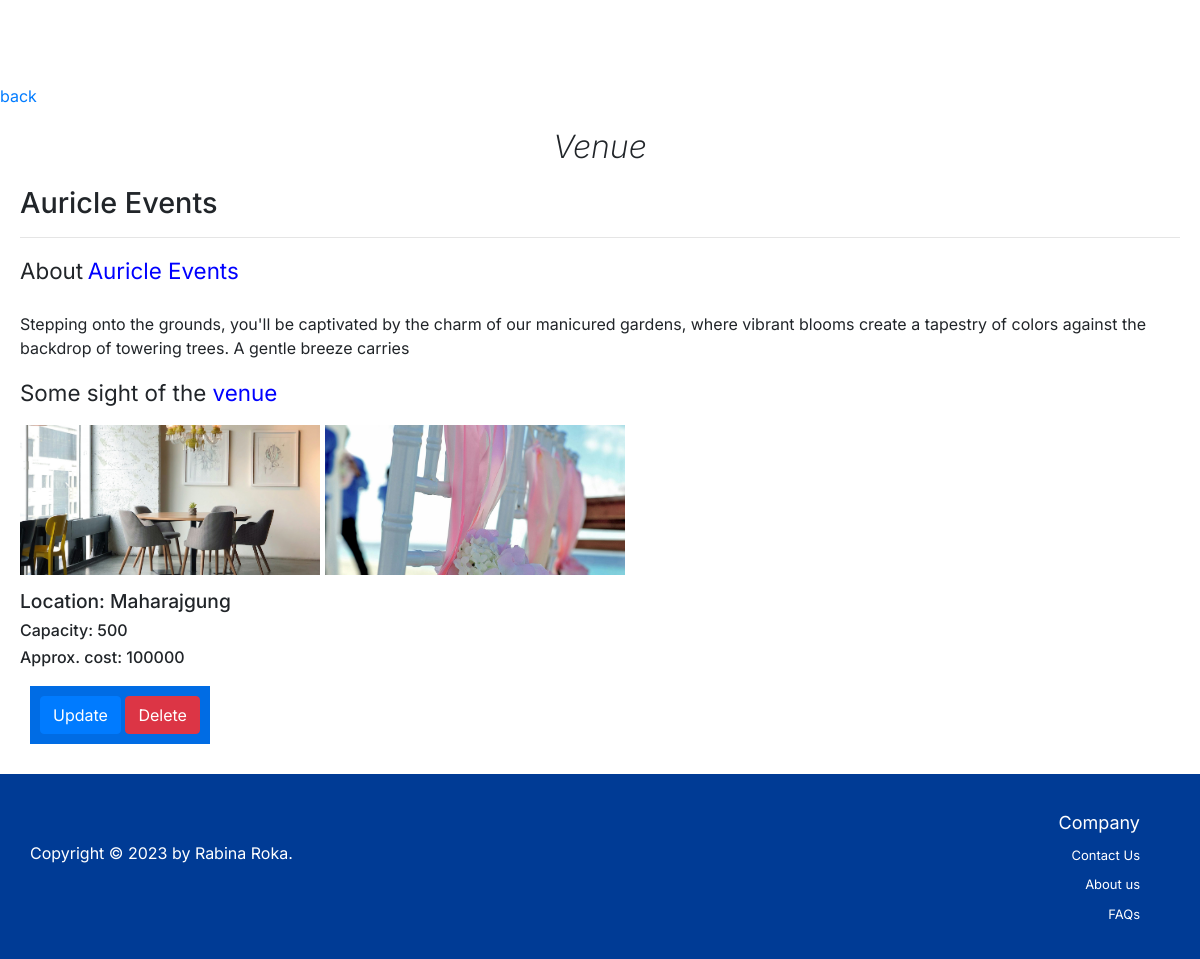
/51/view_venue, run on the app's committed database.
### Venues/models.py (models this page shows)
class Venues(models.Model): #making class
    Name = models.CharField(max_length=100) #making field
    Location = models.CharField(max_length=100) #making field
    Type = models.CharField(max_length=100,null=True,default=None) #making field
    Description = models.CharField(max_length=200) #making field
    Capacity = models.IntegerField(default=0, null=True, blank=True)
    Cost= models.IntegerField(default=0, null=True, blank=True)
    Venue_image = models.ManyToManyField('ImageFile')

class ImageFile(models.Model):
    image = models.ImageField(upload_to='venues/')

### Venues/views.py (the view)
# urls.py: path('<id>/view_venue', views.view_venue, name= "view_venue"),
def view_venue(request, id):
    venue = get_object_or_404(Venues, id=id)
    return render(request, 'venues/view_venue.html', {'venue': venue})

### templates/venues/view_venue.html (shortened to what this page needs)
{% load static %}
<!DOCTYPE html>
<html lang="en">
<head>
    <link rel="stylesheet" href="https://stackpath.bootstrapcdn.com/bootstrap/4.3.1/css/bootstrap.min.css">
</head>
<body>
    <nav>
        <a href="/adminpanel">Home</a>
        <a href="/viewvenue">View Venue</a>
        <a href="/about_us">About Us</a>
        <a href="/settings">Contact</a>
    </nav>
    <div class="main-content">
        <a href="/venue_list">back</a>
        <h1>Venue</h1>
        <div class="venue-details">
            <h2>{{ venue.Name }}</h2>
            <hr>
            <div class="venue-description">
                <p><span style="font-size:1.4rem;"> About</span>  <span style="color: blue; font-size:1.4rem;" >{{venue.Name}} </span><br> <br> {{ venue.Description }}</p>
            </div>
            <div class="venue-images">
                <p><span style="font-size:1.4rem;"> Some sight of the </span>  <span style="color: blue; font-size:1.4rem;" >venue</span></p>
                {% for image in venue.Venue_image.all %}
                    <img src="{{ image.image.url }}" alt="{{ venue.Name }}" width="300" height="150">
                {% endfor %}
            </div>
            <div class="venue-location">
                <h3>Location: {{ venue.Location }}</h3>
            </div>
            <div class="venue-capacity">
                <h4>Capacity: {{ venue.Capacity }}</h4>
            </div>
            <div class="venue-cost">
                <h4>Approx. cost: {{ venue.Cost }}</h4>
            </div>
            <button class="your_account">
                <a href="{% url 'update_venue' venue.id %}" enctype="multipart/form-data" class="btn btn-primary">Update</a>
                <a href="{% url 'delete_venue' venue.id %}" class="btn btn-danger">Delete</a>
            </button>
        </div>
    </div>
    <footer>
        <div class="copy">
            <p>Copyright © 2023
                by Rabina Roka.</p>
        </div>
        <div class="company">
            <p>Company</p>
            <a href="#">Contact Us</a>
            <a href="#">About us</a>
            <a href="#">FAQs</a>
        </div>
    </footer>
</body>
</html>

### templates/venues/view_venue.html (style rules this page uses)
h1 { font-weight: 800; font-size: 2rem; }
h2 { font-size: 1.8rem; }
h3 { font-size: 1.2rem; }
h4 { font-size: 1rem; }
body { font-family: 'Inter', sans-serif; margin: 0; padding: 0; overflow-x: hidden; }
nav { background-color:white; padding: 30px; color: black; text-align: center; }
nav a { text-decoration: none; color: white; margin: 0 15px; font-weight: bold; }
.your_account { background-color: rgba(0, 108, 228, 1); margin: 10px; padding: 10px; color: white; border: none; cursor: pointer; }
.main-content h1 { text-align:center; margin-top:20px; font-style:italic; font-weight:250; }
button a { color:white; }
.venue-details { margin:20px; }
.venue-location { margin-top:15px; }
.main-content img { max-width: 100%; object-fit: cover; margin-top: 0; }
footer { background-color: rgba(0, 59, 149, 1); color: white; text-align: right; padding: 30px; display: flex; justify-content: space-between; align-items: center; }
.copy { background-color: rgba(0, 59, 149, 1); color: white; text-align: left; padding-bottom: 10px; }
.company { display: flex; flex-direction: column; }
.company a { color: white; text-decoration: none; margin: 5px 0; padding-right: 30px; font-size: small; }
.company p { color: white; text-decoration: none; margin: 5px 0; padding-right: 30px; font-size: large; }

### data on the page
Venues: Name "Auricle Events", Description "Stepping onto the grounds, you'll be captivated by the charm of our manicured gardens, where vibrant blooms create a tapestry of colors against the backdrop of towering trees. A gentle breeze carries", Location "Maharajgung", Capacity "500", Cost "100000"
ImageFile: image (picture)
ImageFile: image (picture)
